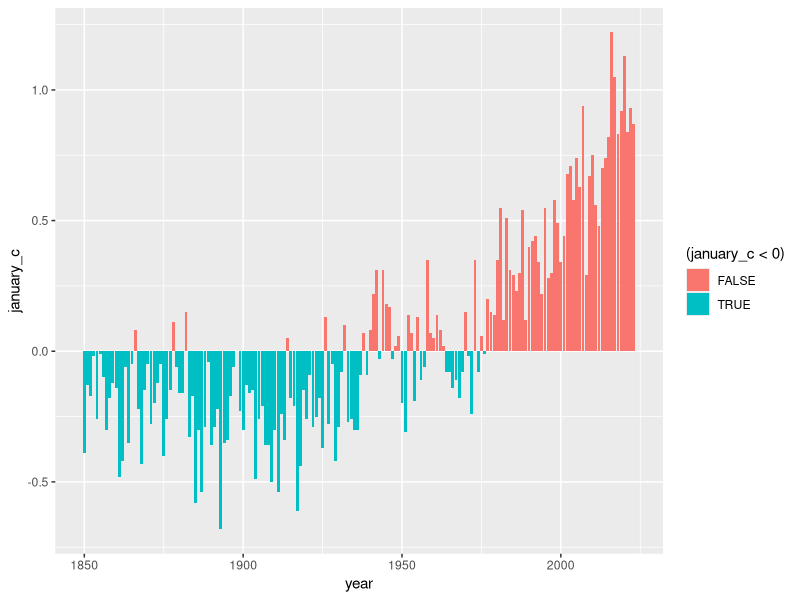

Generate this figure with R:
library(ggplot2)

anomaly <- read.csv('../data/global_temperature_anomaly.csv')
g <- ggplot(anomaly, aes(x=year, y=january_c, fill= (january_c < 0))) + 
    geom_bar(stat='identity')

ggsave(g, width=9, height=6, file='/output/global_temperature.pdf')

